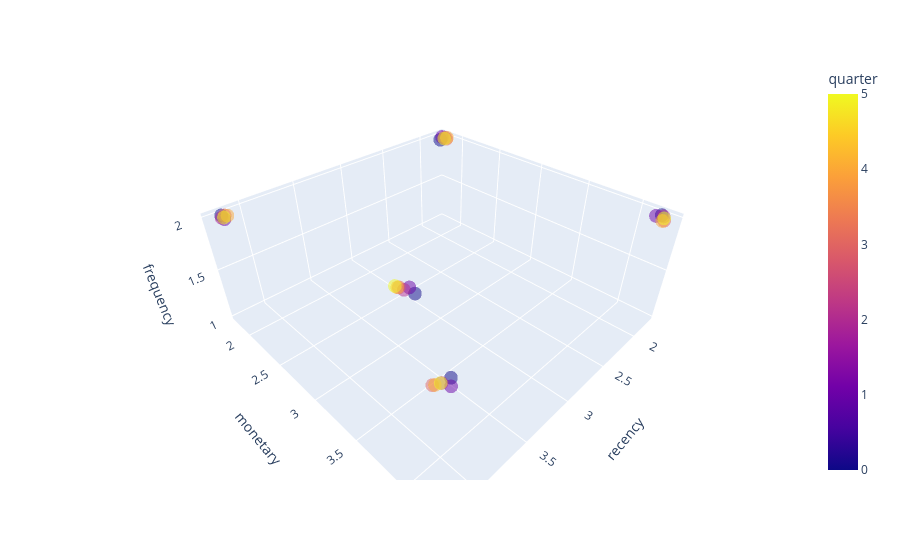

Write notebook code for a chart like this one.
### Code cell
fig = px.scatter_3d(centroids_coord,x='recency',
                    y='monetary',
                    z='frequency',
                    color='quarter',
                    opacity = 0.5)
fig.show()

### Figure 1 — Plotly figure (JSON) as saved in the notebook; plotly's stock layout.template omitted (floating-point values rounded to 4 significant figures)
{"data": [{"hovertemplate": "recency=%{x}<br>monetary=%{y}<br>frequency=%{z}<br>quarter=%{marker.color}<extra></extra>", "legendgroup": "", "marker": {"color": [0, 0, 0, 0, 0, 1, 1, 1, 1, 1, 2, 2, 2, 2, 2, 3, 3, 3, 3, 3, 4, 4, 4, 4, 4, 5, 5, 5, 5, 5], "coloraxis": "coloraxis", "opacity": 0.5, "symbol": "circle"}, "mode": "markers", "name": "", "scene": "scene", "showlegend": false, "type": "scatter3d", "x": [1.757, 4.193, 1.851, 2.947, 4.134, 1.802, 1.783, 4.175, 2.92, 4.201, 4.206, 1.767, 4.193, 2.982, 1.778, 4.173, 1.828, 4.236, 2.99, 1.787, 1.844, 1.76, 4.159, 3.0, 4.225, 1.794, 4.197, 4.192, 3.004, 1.796], "y": [4.199, 1.772, 1.839, 2.602, 4.214, 4.172, 1.798, 4.254, 2.494, 1.847, 1.81, 4.218, 4.205, 2.484, 1.83, 1.789, 4.251, 4.183, 2.421, 1.864, 4.244, 1.848, 1.81, 2.411, 4.191, 4.235, 4.202, 1.819, 2.378, 1.844], "z": [2, 2, 2, 1, 2, 2, 2, 2, 1, 2, 2, 2, 2, 1, 2, 2, 2, 2, 1, 2, 2, 2, 2, 1, 2, 2, 2, 2, 1, 2]}], "layout": {"coloraxis": {"colorbar": {"title": {"text": "quarter"}}, "colorscale": [[0, "#0d0887"], [0.1111, "#46039f"], [0.2222, "#7201a8"], [0.3333, "#9c179e"], [0.4444, "#bd3786"], [0.5556, "#d8576b"], [0.6667, "#ed7953"], [0.7778, "#fb9f3a"], [0.8889, "#fdca26"], [1, "#f0f921"]]}, "legend": {"tracegroupgap": 0}, "margin": {"t": 60}, "scene": {"domain": {"x": [0, 1], "y": [0, 1]}, "xaxis": {"title": {"text": "recency"}}, "yaxis": {"title": {"text": "monetary"}}, "zaxis": {"title": {"text": "frequency"}}}}}
